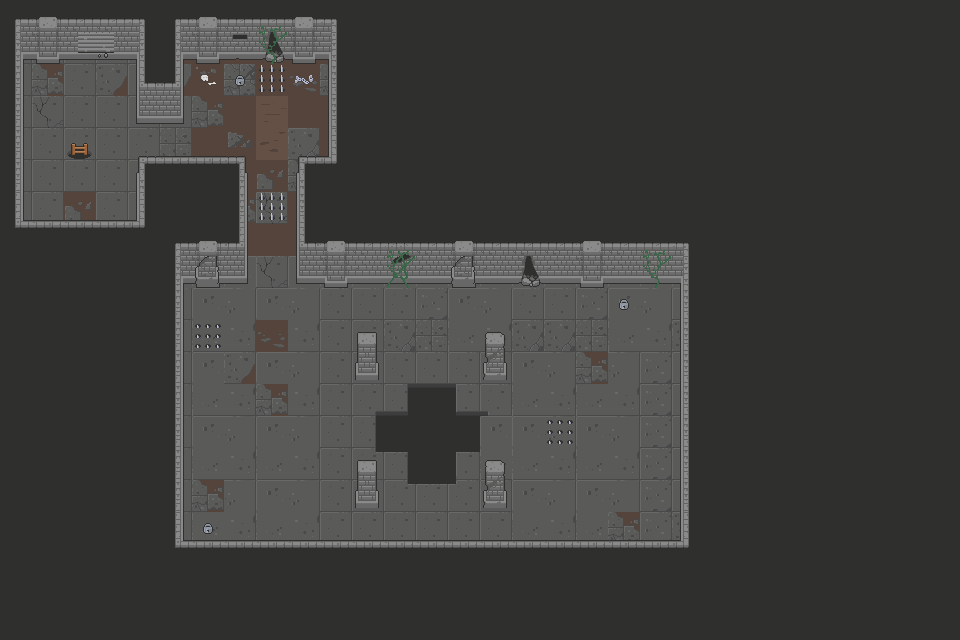

Below is a game level as drawn by its tile map, then a one-line description and the .tmx that defines it (tile-layer data replaced by summaries):
An orthogonal 30x20 tile map with 32x32 px tiles, 8 tile layers (Empty, Background, Ground, Walls, ...), 2 tilesets and 31 objects.

<map version="1.5" tiledversion="1.7.2" orientation="orthogonal" renderorder="right-down" width="30" height="20" tilewidth="32" tileheight="32" infinite="0" nextlayerid="31" nextobjectid="161">
 <tileset firstgid="1" source="../Tiles/Dungeon_Tileset.tsx" />
 <tileset firstgid="321" source="../Tiles/IconSet.tsx" />
 <layer id="23" name="Empty" width="30" height="20">
  <data>[600 cells, 600 non-empty, 1 distinct tile ids]</data>
 </layer>
 <layer id="16" name="Background" width="30" height="20">
  <data>[600 cells, 256 non-empty, 2 distinct tile ids]</data>
 </layer>
 <layer id="17" name="Ground" width="30" height="20">
  <data>[600 cells, 204 non-empty, 41 distinct tile ids]</data>
 </layer>
 <layer id="18" name="Walls" width="30" height="20">
  <data>[600 cells, 136 non-empty, 31 distinct tile ids]</data>
 </layer>
 <layer id="19" name="Doors" width="30" height="20">
  <data>[600 cells, 2 non-empty, 2 distinct tile ids]</data>
 </layer>
 <layer id="21" name="Traps" width="30" height="20">
  <data>[600 cells, 4 non-empty, 2 distinct tile ids]</data>
 </layer>
 <layer id="22" name="Decor" width="30" height="20">
  <data>[600 cells, 18 non-empty, 11 distinct tile ids]</data>
 </layer>
 <layer id="20" name="Object" width="30" height="20">
  <data>[600 cells, 4 non-empty, 2 distinct tile ids]</data>
 </layer>
 <objectgroup id="29" name="Traps">
  <object id="127" x="191.333" y="318.667" width="31.3333" height="32.6667" />
  <object id="128" x="256.667" y="192" width="32" height="32" />
  <object id="129" x="256.667" y="63.3333" width="30.6667" height="33.3333" />
  <object id="130" x="544.667" y="415.333" width="30.6667" height="32.6667" />
 </objectgroup>
 <objectgroup id="28" name="Boxes">
  <object id="107" x="224.25" y="64" width="32" height="32" />
  <object id="108" x="191.75" y="511.5" width="31.75" height="28" />
  <object id="109" x="608" y="288.182" width="32" height="31.8182" />
 </objectgroup>
 <objectgroup id="30" name="Collisions">
  <object id="136" x="14" y="18.6667" width="131.333" height="44.6667" />
  <object id="137" x="13.3333" y="18" width="10" height="209.333" />
  <object id="138" x="12.6667" y="220.667" width="132.667" height="6.66667" />
  <object id="139" x="134.667" y="157.333" width="10.6667" height="70.6667" />
  <object id="141" x="134" y="157.333" width="111.333" height="9.33333" />
  <object id="142" x="237.333" y="157.333" width="8" height="126" />
  <object id="143" x="174" y="241.333" width="72.6667" height="44.6667" />
  <object id="144" x="173.333" y="240.667" width="8" height="306.667" />
  <object id="145" x="298" y="154.667" width="8.66667" height="134" />
  <object id="146" x="297.333" y="242" width="391.333" height="45.3333" />
  <object id="147" x="680.667" y="286" width="7.33333" height="261.333" />
  <object id="148" x="172" y="540" width="516" height="9" />
  <object id="149" x="136" y="18.5" width="9" height="105" />
  <object id="150" x="135.5" y="82.5" width="48" height="41" />
  <object id="151" x="174.5" y="19" width="8.5" height="105" />
  <object id="152" x="173.5" y="18" width="163" height="45.5" />
  <object id="153" x="329" y="18.5" width="8.5" height="144.5" />
  <object id="154" x="297.5" y="156" width="40.5" height="7.5" />
  <object id="155" x="375.333" y="410.667" width="112" height="40" />
  <object id="156" x="407.333" y="383.333" width="50" height="100" />
  <object id="157" x="355.333" y="362.667" width="22" height="17.3333" />
  <object id="158" x="483.333" y="362" width="22.6667" height="16.6667" />
  <object id="159" x="355.333" y="489.333" width="23.3333" height="18" />
  <object id="160" x="482.667" y="488.667" width="24" height="20" />
 </objectgroup>
</map>
